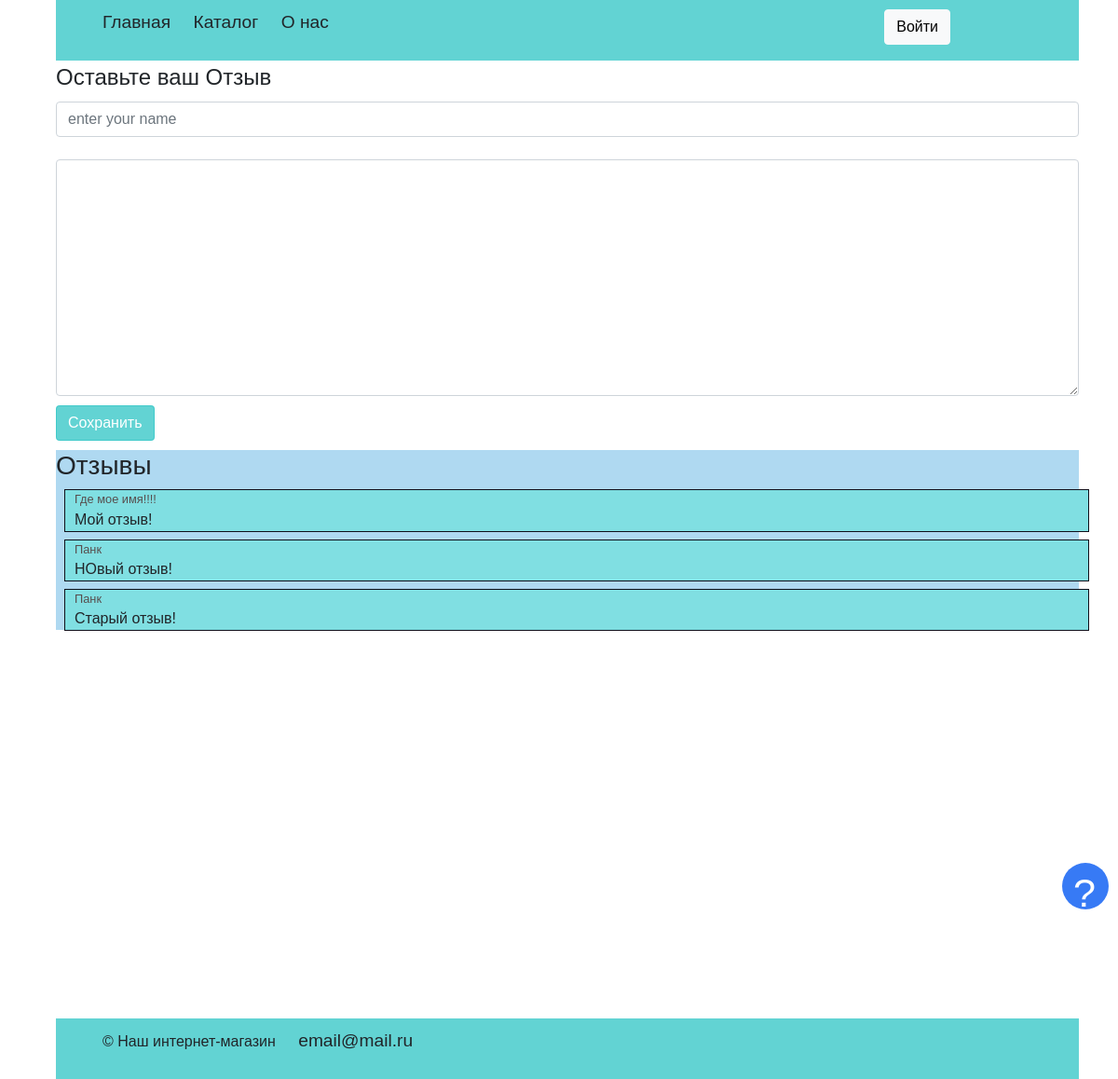
/about, run on the app's committed database.
### 2022_02_08 - flask-full/models.py (models this page shows)
class Feedback(db.Model):
    id = db.Column(db.Integer, primary_key=True)
    name = db.Column(db.String(80), nullable=False)
    text = db.Column(db.String(256))
    def __repr__(self):
        return f'feedback name: {self.name}'

### 2022_02_08 - flask-full/handlers.py (the view, shortened to what this page needs)
@app.route('/about', methods=['GET', 'POST'])
def about():
    feedback = Feedback.query.all()
    print(feedback)
    return render_template('about.html', feedback=feedback)

### 2022_02_08 - flask-full/templates/about.html
{% extends "base.html" %}
{% block content %}
        <form method="post">
            <legend>Оставьте ваш Отзыв</legend>
            <input type="text" class="form-control" name="login" placeholder="enter your name"> <br>
            <textarea class="form-control" name="text" cols="30" rows="10"></textarea>
            <input type="submit" class="btn btn-primary" value="Сохранить"><br>
        </form>
        {% if feedback %}
            <div class="feedback-area">
                <h3>Отзывы</h1>
                {% for feed in feedback %}
                <div class="feedback">
                    <div class="login">{{feed.name}}</div>
                    <div class="text">{{feed.text}}</div>
                </div>
            {% endfor %}
            </div>
        {% endif %}
        <iframe
            src="https://yandex.ru/map-widget/v1/?um=constructor%3Aac3d8988faeff225f66c8e1bcac09d650f4b6265005b76418a5f7096c774831a&amp;source=constructor"
            width="100%" height="400" frameborder="0"></iframe>
{% endblock %}

### 2022_02_08 - flask-full/static/style/style.css (style rules this page uses)
body { font-family: Arial, Helvetica, sans-serif; margin: 0 auto; width: 100%; height: 100%; }
.btn { margin-top: 10px; margin-bottom: 10px; }
.btn-primary { background-color: rgba(56, 199, 199, 0.788)!important; border-color: rgba(56, 199, 199, 0.788)!important; }
.feedback-area { width: 100%; background-color: rgb(175, 217, 241); }
.feedback { width: 100%; background-color: rgb(128, 223, 226); outline: solid rgb(15, 15, 26) 1px; margin: 10px; padding-left: 10px; }
.login { font-size: 0.8em; color: rgb(87, 78, 78); }

### data on the page
Feedback: name "Где мое имя!!!!", text "Мой отзыв!"
Feedback: name "Панк", text "НОвый отзыв!"
Feedback: name "Панк", text "Старый отзыв!"
